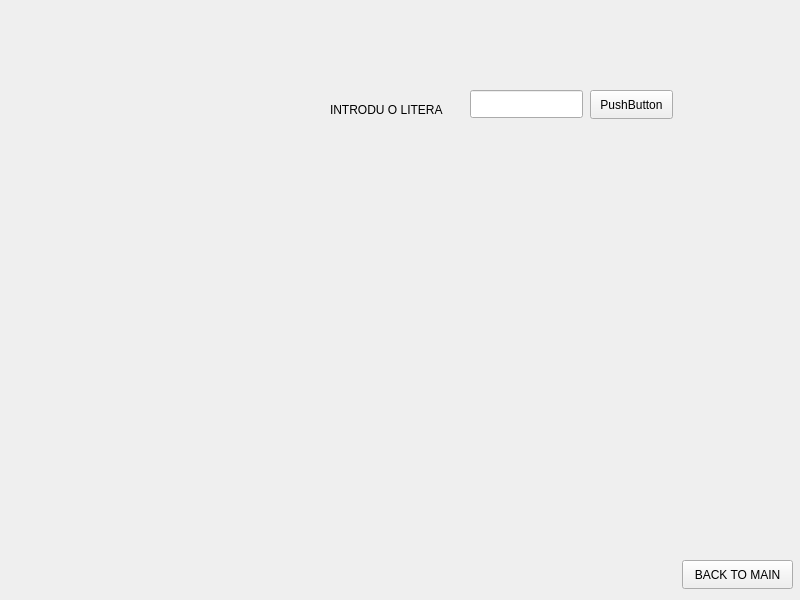
<?xml version="1.0" encoding="UTF-8"?>
<ui version="4.0">
 <class>PlayScreen</class>
 <widget class="QWidget" name="PlayScreen">
  <property name="geometry">
   <rect>
    <x>0</x>
    <y>0</y>
    <width>800</width>
    <height>600</height>
   </rect>
  </property>
  <property name="windowTitle">
   <string>Form</string>
  </property>
  <widget class="QPushButton" name="gotomain">
   <property name="geometry">
    <rect>
     <x>682</x>
     <y>560</y>
     <width>111</width>
     <height>29</height>
    </rect>
   </property>
   <property name="text">
    <string>BACK TO MAIN</string>
   </property>
  </widget>
  <widget class="QLineEdit" name="literainput">
   <property name="geometry">
    <rect>
     <x>470</x>
     <y>90</y>
     <width>113</width>
     <height>28</height>
    </rect>
   </property>
  </widget>
  <widget class="QLabel" name="label">
   <property name="geometry">
    <rect>
     <x>330</x>
     <y>100</y>
     <width>141</width>
     <height>20</height>
    </rect>
   </property>
   <property name="text">
    <string>INTRODU O LITERA </string>
   </property>
  </widget>
  <widget class="QPushButton" name="confirmlitera">
   <property name="geometry">
    <rect>
     <x>590</x>
     <y>90</y>
     <width>83</width>
     <height>29</height>
    </rect>
   </property>
   <property name="text">
    <string>PushButton</string>
   </property>
  </widget>
 </widget>
 <resources/>
 <connections/>
</ui>
